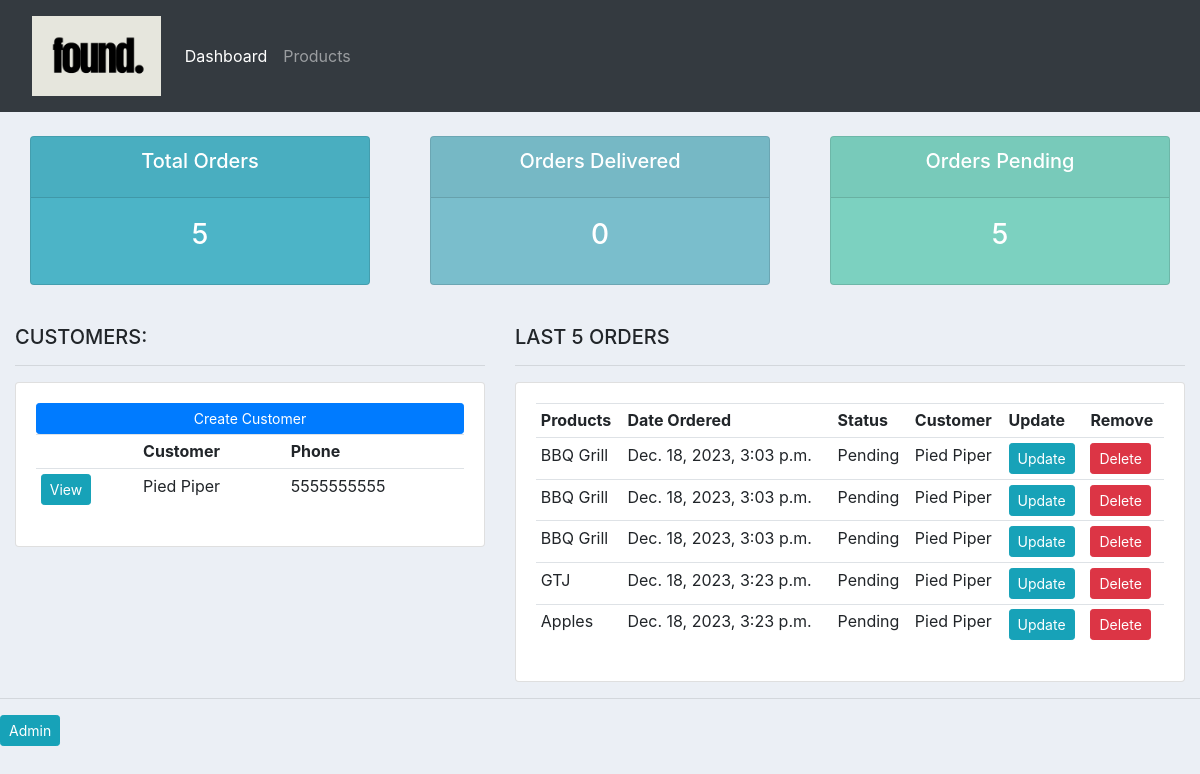
The page / on the database its author committed.
### accounts/models.py (models this page shows, shortened)
class Customer(models.Model):
    name = models.CharField(max_length=200, null=True)
    phone = models.CharField(max_length=200, null=True)
    email = models.EmailField(max_length=200, null=True)
    date_created = models.DateTimeField(auto_now_add=True)

class Order(models.Model):
    STATUS = (
        ("Pending", "Pending"),
        ("Out for delivery", "Out for delivery"),
        ("Delivered", "Delivered"),
    )
    customer = models.ForeignKey(Customer, null=True, on_delete=models.SET_NULL)
    product = models.ForeignKey(Product, null=True, on_delete=models.SET_NULL)
    date_created = models.DateTimeField(auto_now_add=True)
    status = models.CharField(max_length=200, null=True, choices=STATUS)
    note = models.CharField(max_length=1000, null=True)

class Product(models.Model):
    CATEGORY = (
        ("Indoor", "Indoor"),
        ("Out Door", "Out Door"),
    )
    name = models.CharField(max_length=200, null=True)
    price = models.FloatField(null=True)
    category = models.CharField(max_length=200, null=True, choices=CATEGORY)
    description = models.CharField(max_length=200, null=True, blank=True)
    tags = models.ManyToManyField(Tag)
    date_created = models.DateTimeField(auto_now_add=True)
    def __str__(self):
        return self.name

### accounts/views.py (the view)
# urls.py: path("", views.home, name="home"),
def home(request):
    orders = Order.objects.all()
    customers = Customer.objects.all()
    total_customers = customers.count()
    total_orders = orders.count()
    delivered = orders.filter(status="Delivered").count()
    pending = orders.filter(status="Pending").count()
    context = {"orders": orders, "customers": customers, "total_orders": total_orders, "delivered": delivered, "pending": pending}
    return render(request, "accounts/dashboard.html", context)

### accounts/templates/accounts/dashboard.html (shortened to what this page needs)
{% extends 'accounts/main.html' %} {% block content %}  {% include 'accounts/status.html' %}
<br />
<div class="row">
  <div class="col-md-5">
    <h5>CUSTOMERS:</h5>
    <hr />
    <div class="card card-body">
      <a
        class="btn btn-primary btn-sm btn-block"
        href="{% url 'createcustomer'%}"
      >
        Create Customer</a
      >
      <table class="table table-sm">
        <tr>
          <th></th>
          <th>Customer</th>
          <th>Phone</th>
        </tr>
        {% for customer in customers %}
        <tr>
          <td>
            <a
              class="btn btn-sm btn-info"
              href="{% url 'customer' customer.id%}"
              >View</a
            >
          </td>
          <td>{{customer.name}}</td>
          <td>{{customer.phone}}</td>
        </tr>
        {% endfor %}
      </table>
    </div>
  </div>
  <div class="col-md-7">
    <h5>LAST 5 ORDERS</h5>
    <hr />
    <div class="card card-body">
      <table class="table table-sm">
        <tr>
          <th>Products</th>
          <th>Date Ordered</th>
          <th>Status</th>
          <th>Customer</th>
          <th>Update</th>
          <th>Remove</th>
        </tr>
        {% for order in orders %}
        <tr>
          <td>{{order.product}}</td>
          <td>{{order.date_created}}</td>
          <td>{{order.status}}</td>
          <td>{{ order.customer.name}}</td>
          <td>
            <a
              href="{% url 'update_order' order.id%}"
              class="btn btn-info btn-sm"
              >Update</a
            >
          </td>
          <td>
            <a
              href="{% url 'delete_order' order.id%}"
              class="btn btn-danger btn-sm"
              >Delete</a
            >
          </td>
        </tr>
        {% endfor %}
      </table>
    </div>
  </div>
</div>
{% endblock %}

### accounts/templates/accounts/main.html (shortened to what this page needs)
{% load static %}
<!DOCTYPE html>
<html lang="en">
  <head>
    <link
      rel="stylesheet"
      href="https://cdn.jsdelivr.net/npm/bootstrap@4.3.1/dist/css/bootstrap.min.css"
    />
    <link
      rel="stylesheet"
      type="text/css"
      href="{% static '/css/main.css' %}"
    />
  </head>
  <body>
    {% include 'accounts/navbar.html' %}
    <div class="container-fluid">{% block content %} {% endblock %}</div>
    <hr />
    <a href="/admin" class="btn btn-info btn-sm">Admin</a>
  </body>
</html>

### accounts/templates/accounts/navbar.html (shortened to what this page needs)
{% load static %}
<nav class="navbar navbar-expand-lg navbar-dark bg-dark">
  <a class="nav-link" href="{% url 'home'%}">
    <img src="{% static "/post.png"%}" alt="" class="logo-img">
  </a>
  <div class="collapse navbar-collapse" id="navbarNav">
    <ul class="navbar-nav">
      <li class="nav-item active">
        <a class="nav-link" href="{% url 'home'%}">Dashboard</a>
      </li>
      <li class="nav-item">
        <a class="nav-link" href="{% url 'products'%}">Products</a>
      </li>
    </ul>
  </div>
</nav>

### accounts/templates/accounts/status.html
<br />
<div class="row">
  <div class="col">
    <div class="col-md">
      <div class="card text-center text-white mb-3" id="total-orders">
        <div class="card-header">
          <h5 class="card-title">Total Orders</h5>
        </div>
        <div class="card-body">
          <h3 class="card-title">{{total_orders}}</h3>
        </div>
      </div>
    </div>
  </div>
  <div class="col">
    <div class="col-md">
      <div class="card text-center text-white mb-3" id="orders-delivered">
        <div class="card-header">
          <h5 class="card-title">Orders Delivered</h5>
        </div>
        <div class="card-body">
          <h3 class="card-title">{{delivered}}</h3>
        </div>
      </div>
    </div>
  </div>
  <div class="col">
    <div class="col-md">
      <div class="card text-center text-white mb-3" id="orders-pending">
        <div class="card-header">
          <h5 class="card-title">Orders Pending</h5>
        </div>
        <div class="card-body">
          <h3 class="card-title">{{pending}}</h3>
        </div>
      </div>
    </div>
  </div>
</div>

### accounts/static/css/main.css (style rules this page uses)
body { background-color: #ebeff5; }
#total-orders { background-color: #4cb4c7; }
#orders-delivered { background-color: #7abecc; }
#orders-pending { background-color: #7cd1c0; }
.logo-img { height: 80px; margin: 0; padding: 0; }

### rows shown on the page
Customer: name "Pied Piper", phone "5555555555"
Order: product "BBQ Grill", date_created "Dec. 18, 2023, 3:03 p.m.", status "Pending", customer.name "Pied Piper"
Order: product "BBQ Grill", date_created "Dec. 18, 2023, 3:03 p.m.", status "Pending", customer.name "Pied Piper"
Order: product "BBQ Grill", date_created "Dec. 18, 2023, 3:03 p.m.", status "Pending", customer.name "Pied Piper"
Order: product "GTJ", date_created "Dec. 18, 2023, 3:23 p.m.", status "Pending", customer.name "Pied Piper"
Order: product "Apples", date_created "Dec. 18, 2023, 3:23 p.m.", status "Pending", customer.name "Pied Piper"

### other values the page prints
{{ total_orders }} "5"
{{ delivered }} "0"
{{ pending }} "5"
